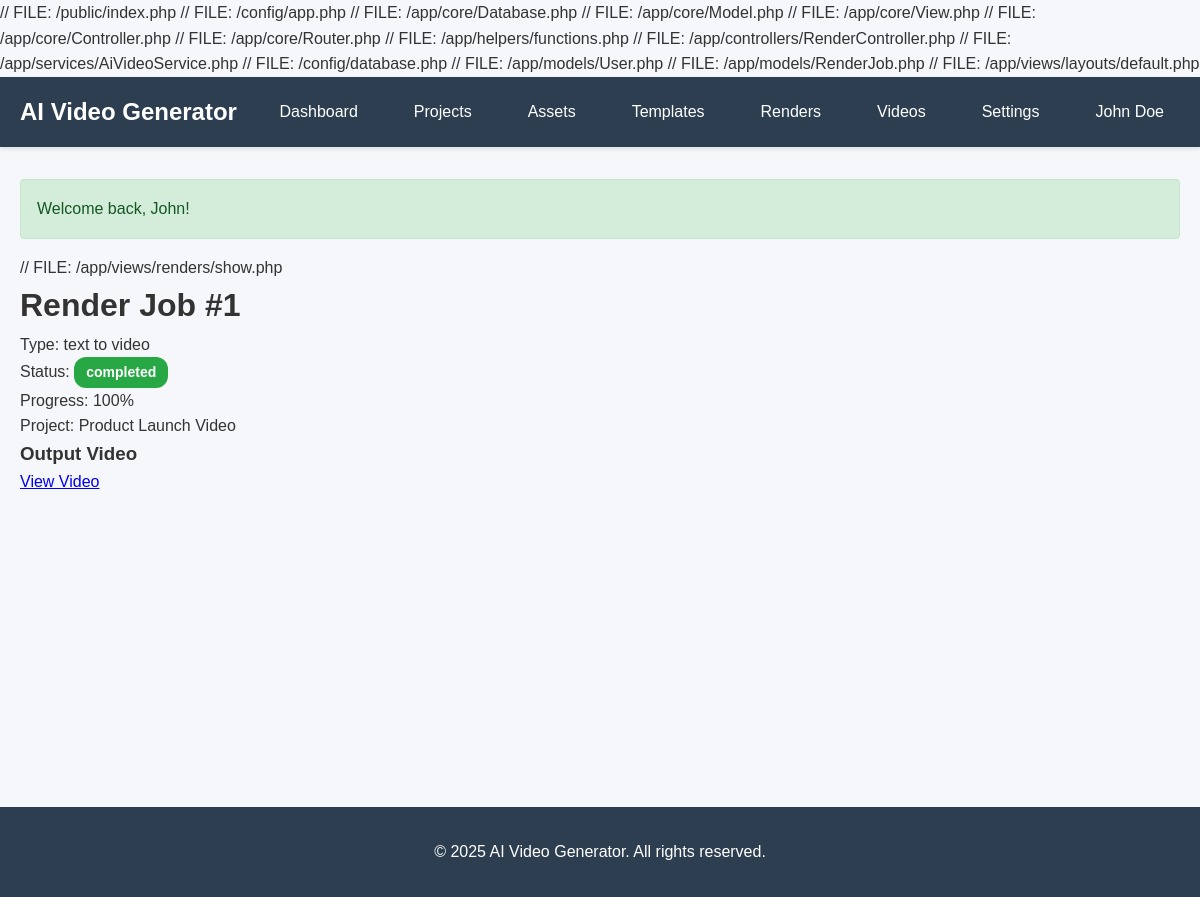
The app's page /renders/1 (signed in) with its own data.
### tables this page shows
CREATE TABLE `render_jobs` (
  `id` INT UNSIGNED NOT NULL AUTO_INCREMENT,
  `tenant_id` INT UNSIGNED NOT NULL,
  `project_id` INT UNSIGNED NOT NULL,
  `user_id` INT UNSIGNED NOT NULL,
  `job_type` ENUM('text_to_video', 'image_to_video', 'video_to_video', 'images_to_video') NOT NULL,
  `status` ENUM('queued', 'processing', 'completed', 'failed') DEFAULT 'queued',
  `progress` INT DEFAULT 0 COMMENT 'Progress percentage 0-100',
  `parameters` TEXT COMMENT 'JSON encoded job parameters',
  `error_message` TEXT,
  `started_at` TIMESTAMP NULL DEFAULT NULL,
  `completed_at` TIMESTAMP NULL DEFAULT NULL,
  `created_at` TIMESTAMP DEFAULT CURRENT_TIMESTAMP,
  `updated_at` TIMESTAMP DEFAULT CURRENT_TIMESTAMP ON UPDATE CURRENT_TIMESTAMP,
  PRIMARY KEY (`id`),
  KEY `tenant_id` (`tenant_id`),
  KEY `project_id` (`project_id`),
  KEY `user_id` (`user_id`),
  KEY `status` (`status`),
  CONSTRAINT `fk_render_jobs_tenant` FOREIGN KEY (`tenant_id`) REFERENCES `tenants` (`id`) ON DELETE CASCADE,
  CONSTRAINT `fk_render_jobs_project` FOREIGN KEY (`project_id`) REFERENCES `projects` (`id`) ON DELETE CASCADE,
  CONSTRAINT `fk_render_jobs_user` FOREIGN KEY (`user_id`) REFERENCES `users` (`id`) ON DELETE CASCADE
);

CREATE TABLE `projects` (
  `id` INT UNSIGNED NOT NULL AUTO_INCREMENT,
  `tenant_id` INT UNSIGNED NOT NULL,
  `user_id` INT UNSIGNED NOT NULL,
  `name` VARCHAR(255) NOT NULL,
  `description` TEXT,
  `type` ENUM('text_to_video', 'image_to_video', 'video_to_video', 'images_to_video') NOT NULL,
  `platform_preset` VARCHAR(50) DEFAULT 'youtube_horizontal' COMMENT 'e.g., tiktok_vertical, youtube_horizontal, square_social',
  `aspect_ratio` VARCHAR(10) DEFAULT '16:9' COMMENT 'e.g., 16:9, 9:16, 1:1',
  `resolution` VARCHAR(20) DEFAULT '1080p' COMMENT 'e.g., 720p, 1080p, 4k',
  `status` ENUM('draft', 'ready', 'rendering', 'completed') DEFAULT 'draft',
  `created_at` TIMESTAMP DEFAULT CURRENT_TIMESTAMP,
  `updated_at` TIMESTAMP DEFAULT CURRENT_TIMESTAMP ON UPDATE CURRENT_TIMESTAMP,
  PRIMARY KEY (`id`),
  KEY `tenant_id` (`tenant_id`),
  KEY `user_id` (`user_id`),
  KEY `type` (`type`),
  KEY `status` (`status`),
  CONSTRAINT `fk_projects_tenant` FOREIGN KEY (`tenant_id`) REFERENCES `tenants` (`id`) ON DELETE CASCADE,
  CONSTRAINT `fk_projects_user` FOREIGN KEY (`user_id`) REFERENCES `users` (`id`) ON DELETE CASCADE
);

### public/index.php (called while the page is built, shortened)
<?php
$config = require __DIR__ . '/../config/app.php';
require_once __DIR__ . '/../app/core/Database.php';
require_once __DIR__ . '/../app/core/Model.php';
require_once __DIR__ . '/../app/core/View.php';
require_once __DIR__ . '/../app/core/Controller.php';
require_once __DIR__ . '/../app/core/Router.php';
require_once __DIR__ . '/../app/helpers/functions.php';
$router = new Router();
$router->get('/', 'HomeController', 'index');
$router->get('/login', 'AuthController', 'login');
$router->post('/login', 'AuthController', 'loginPost');
$router->get('/register', 'AuthController', 'register');
$router->post('/register', 'AuthController', 'registerPost');
$router->get('/logout', 'AuthController', 'logout');
$router->get('/dashboard', 'DashboardController', 'index');
$router->get('/projects', 'ProjectController', 'index');
$router->get('/projects/create', 'ProjectController', 'create');
$router->post('/projects/create', 'ProjectController', 'store');
$router->get('/projects/:id', 'ProjectController', 'show');
$router->get('/projects/:id/edit', 'ProjectController', 'edit');
$router->post('/projects/:id/edit', 'ProjectController', 'update');
$router->post('/projects/:id/delete', 'ProjectController', 'delete');
$router->get('/projects/:id/scenes', 'SceneController', 'index');
$router->get('/projects/:id/scenes/create', 'SceneController', 'create');
$router->post('/projects/:id/scenes/create', 'SceneController', 'store');
$router->get('/scenes/:id/edit', 'SceneController', 'edit');
$router->post('/scenes/:id/edit', 'SceneController', 'update');
$router->post('/scenes/:id/delete', 'SceneController', 'delete');
$router->get('/assets', 'AssetController', 'index');
$router->get('/assets/upload', 'AssetController', 'upload');
$router->post('/assets/upload', 'AssetController', 'store');
$router->get('/assets/:id', 'AssetController', 'show');
$router->post('/assets/:id/delete', 'AssetController', 'delete');
$router->get('/templates', 'TemplateController', 'index');
$router->get('/templates/create', 'TemplateController', 'create');
$router->post('/templates/create', 'TemplateController', 'store');
$router->get('/templates/:id', 'TemplateController', 'show');
$router->post('/templates/:id/delete', 'TemplateController', 'delete');
$router->get('/renders', 'RenderController', 'index');
$router->get('/renders/create', 'RenderController', 'create');
$router->post('/renders/create', 'RenderController', 'store');
$router->get('/renders/:id', 'RenderController', 'show');
$router->post('/renders/:id/retry', 'RenderController', 'retry');
$router->get('/videos', 'VideoController', 'index');
$router->get('/videos/:id', 'VideoController', 'show');
$router->get('/videos/:id/download', 'VideoController', 'download');
$router->post('/videos/:id/duplicate', 'VideoController', 'duplicate');
$router->get('/tenant/settings', 'TenantController', 'settings');
$router->post('/tenant/settings', 'TenantController', 'updateSettings');
$router->get('/tenant/brand', 'TenantController', 'brand');
$router->post('/tenant/brand', 'TenantController', 'updateBrand');
$router->get('/users', 'UserController', 'index');
$router->get('/users/create', 'UserController', 'create');
$router->post('/users/create', 'UserController', 'store');
$router->get('/users/:id/edit', 'UserController', 'edit');
$router->post('/users/:id/edit', 'UserController', 'update');
$router->post('/users/:id/delete', 'UserController', 'delete');
$router->get('/subscription', 'SubscriptionController', 'index');
$router->get('/subscription/plans', 'SubscriptionController', 'plans');
$router->post('/subscription/subscribe', 'SubscriptionController', 'subscribe');
$router->get('/subscription/invoices', 'SubscriptionController', 'invoices');
$router->get('/subscription/usage', 'SubscriptionController', 'usage');
$router->get('/admin', 'AdminController', 'index');
$router->get('/admin/tenants', 'AdminController', 'tenants');
$router->get('/admin/plans', 'AdminController', 'plans');
$router->get('/admin/plans/create', 'AdminController', 'createPlan');
$router->post('/admin/plans/create', 'AdminController', 'storePlan');
$router->get('/api-keys', 'ApiKeyController', 'index');
$router->post('/api-keys/generate', 'ApiKeyController', 'generate');
$router->post('/api-keys/:id/revoke', 'ApiKeyController', 'revoke');
$router->post('/api/v1/render', 'ApiController', 'createRenderJob');
$router->get('/api/v1/render/:id', 'ApiController', 'getRenderJob');
$router->get('/analytics', 'AnalyticsController', 'index');
$router->get('/analytics/reports', 'AnalyticsController', 'reports');
$router->dispatch();

### app/views/renders/show.php (the view, shortened to what this page needs)
// FILE: /app/views/renders/show.php
<h1>Render Job #<?php echo $renderJob['id']; ?></h1>
<p>Type: <?php echo str_replace('_', ' ', $renderJob['job_type']); ?></p>
<p>Status: <span class="badge badge-<?php echo $renderJob['status']; ?>"><?php echo $renderJob['status']; ?></span></p>
<p>Progress: <?php echo $renderJob['progress']; ?>%</p>
<p>Project: <?php echo $this->escape($renderJob['project_name']); ?></p>
<?php if ($video): ?>
    <h3>Output Video</h3>
    <p><a href="/videos/<?php echo $video['id']; ?>">View Video</a></p>
<?php endif; ?>

### app/core/Router.php (shortened to what this page needs)
// FILE: /app/core/Router.php
<?php
class Router
{
    private $routes = [];
    public function get($path, $controller, $method)
    {
        $this->routes['GET'][$path] = ['controller' => $controller, 'method' => $method];
    }
    public function post($path, $controller, $method)
    {
        $this->routes['POST'][$path] = ['controller' => $controller, 'method' => $method];
    }
    public function dispatch()
    {
        $requestMethod = $_SERVER['REQUEST_METHOD'];
        $requestUri = parse_url($_SERVER['REQUEST_URI'], PHP_URL_PATH);
        $basePath = str_replace('/public/index.php', '', $_SERVER['SCRIPT_NAME']);
        $requestUri = str_replace($basePath, '', $requestUri);
        $requestUri = '/' . trim($requestUri, '/');
        foreach ($this->routes[$requestMethod] as $path => $route) {
            $pattern = $this->convertToRegex($path);
            if (preg_match($pattern, $requestUri, $matches)) {
                array_shift($matches);
                $this->executeRoute($route, $matches);
                return;
            }
        }
    }
    private function convertToRegex($path)
    {
        $pattern = preg_replace('/\/:([a-zA-Z0-9_]+)/', '/([a-zA-Z0-9_-]+)', $path);
        return '#^' . $pattern . '$#';
    }
    private function executeRoute($route, $params)
    {
        $controllerName = $route['controller'];
        $methodName = $route['method'];
        $controllerFile = __DIR__ . '/../controllers/' . $controllerName . '.php';
        require_once $controllerFile;
        $controller = new $controllerName();
        call_user_func_array([$controller, $methodName], $params);
    }
}

### app/controllers/RenderController.php (shortened to what this page needs)
// FILE: /app/controllers/RenderController.php
<?php
require_once __DIR__ . '/../services/AiVideoService.php';
class RenderController extends Controller
{
    public function show($id)
    {
        $tenantId = $this->getTenantId();
        $user = $this->getAuthUser();
        $renderJobModel = $this->model('RenderJob');
        $renderJob = $this->db->prepare(
            "SELECT rj.*, p.name as project_name, u.first_name, u.last_name
             FROM render_jobs rj
             JOIN projects p ON rj.project_id = p.id
             JOIN users u ON rj.user_id = u.id
             WHERE rj.id = ? AND rj.tenant_id = ?"
        );
        $renderJob->execute([$id, $tenantId]);
        $renderJob = $renderJob->fetch();
        $video = null;
        if ($renderJob['status'] === 'completed') {
            $videoStmt = $this->db->prepare("SELECT * FROM videos WHERE render_job_id = ?");
            $videoStmt->execute([$id]);
            $video = $videoStmt->fetch();
        }
        $this->view->render('renders/show', [
            'user' => $user,
            'renderJob' => $renderJob,
            'video' => $video,
            'csrf_token' => $this->generateCsrfToken(),
        ]);
    }
}

### app/services/AiVideoService.php (shortened to what this page needs)
// FILE: /app/services/AiVideoService.php

### config/database.php
// FILE: /config/database.php
<?php
return [
    'host' => getenv('DB_HOST') ?: 'localhost',
    'database' => getenv('DB_DATABASE') ?: 'ai_video_generator',
    'username' => getenv('DB_USERNAME') ?: 'root',
    'password' => getenv('DB_PASSWORD') ?: '',
    'charset' => 'utf8mb4',
];

### app/models/User.php (shortened to what this page needs)
// FILE: /app/models/User.php

### app/models/RenderJob.php (shortened to what this page needs)
// FILE: /app/models/RenderJob.php

### app/views/layouts/default.php (shortened to what this page needs)
// FILE: /app/views/layouts/default.php
<!DOCTYPE html>
<html lang="en">
<head>
    <link rel="stylesheet" href="/public/css/style.css">
</head>
<body>
    <?php if (isAuthenticated()): ?>
        <nav class="navbar">
            <div class="container">
                <div class="navbar-brand">
                    <a href="/dashboard">AI Video Generator</a>
                </div>
                <ul class="navbar-menu">
                    <li><a href="/dashboard">Dashboard</a></li>
                    <li><a href="/projects">Projects</a></li>
                    <li><a href="/assets">Assets</a></li>
                    <li><a href="/templates">Templates</a></li>
                    <li><a href="/renders">Renders</a></li>
                    <li><a href="/videos">Videos</a></li>
                    <?php if (isset($_SESSION['user_role']) && $_SESSION['user_role'] === 'tenant_admin'): ?>
                        <li class="dropdown">
                            <a href="#" class="dropbtn">Settings</a>
                        </li>
                    <?php endif; ?>
                    <li class="dropdown">
                        <a href="#" class="dropbtn"><?php echo $this->escape($_SESSION['user_name'] ?? 'User'); ?></a>
                    </li>
                </ul>
            </div>
        </nav>
    <?php endif; ?>
    <main class="main-content">
        <div class="container">
            <?php if ($flash = getFlash('success')): ?>
                <div class="alert alert-success"><?php echo $flash; ?></div>
            <?php endif; ?>
            <?php echo $content; ?>
        </div>
    </main>
    <footer class="footer">
        <div class="container">
            <p>&copy; <?php echo date('Y'); ?> AI Video Generator. All rights reserved.</p>
        </div>
    </footer>
</body>
</html>

### public/css/style.css (style rules this page uses)
* { margin: 0; padding: 0; box-sizing: border-box; }
body { font-family: 'Arial', sans-serif; font-size: 16px; line-height: 1.6; color: #333; background: #f5f7fa; }
.container { max-width: 1200px; margin: 0 auto; padding: 0 20px; }
.navbar { background: #2c3e50; color: white; padding: 1rem 0; box-shadow: 0 2px 4px rgba(0,0,0,0.1); }
.navbar .container { display: flex; justify-content: space-between; align-items: center; }
.navbar-brand a { color: white; text-decoration: none; font-size: 1.5rem; font-weight: bold; }
.navbar-menu { list-style: none; display: flex; gap: 1.5rem; }
.navbar-menu li a { color: white; text-decoration: none; padding: 0.5rem 1rem; border-radius: 4px; transition: background 0.3s; }
.dropdown { position: relative; }
.dropbtn { cursor: pointer; }
.main-content { min-height: calc(100vh - 140px); padding: 2rem 0; }
.alert { padding: 1rem; margin-bottom: 1rem; border-radius: 4px; }
.alert-success { background: #d4edda; color: #155724; border: 1px solid #c3e6cb; }
.badge { display: inline-block; padding: 0.25rem 0.75rem; border-radius: 12px; font-size: 0.875rem; font-weight: bold; }
.badge-success, .badge-active, .badge-completed, .badge-paid { background: #28a745; color: white; }
.footer { background: #2c3e50; color: white; padding: 2rem 0; text-align: center; }

### records on screen
render_jobs: escape "John Doe", id "1", job_type "text to video", status "completed", progress "100", project.name "Product Launch Video"
